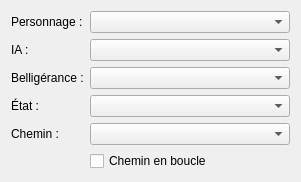
     <widget class="QWidget" name="tabMover">
      <attribute name="title">
       <string>Mover</string>
      </attribute>
      <layout class="QFormLayout" name="formLayout_5">
       <item row="0" column="0">
        <widget class="QLabel" name="label_20">
         <property name="text">
          <string>Personnage :</string>
         </property>
        </widget>
       </item>
       <item row="0" column="1">
        <widget class="QComboBox" name="moverNPC">
         <property name="maxVisibleItems">
          <number>20</number>
         </property>
        </widget>
       </item>
       <item row="1" column="0">
        <widget class="QLabel" name="label_21">
         <property name="text">
          <string>IA :</string>
         </property>
        </widget>
       </item>
       <item row="1" column="1">
        <widget class="QComboBox" name="moverAI"/>
       </item>
       <item row="2" column="0">
        <widget class="QLabel" name="label_22">
         <property name="text">
          <string>Belligérance :</string>
         </property>
        </widget>
       </item>
       <item row="2" column="1">
        <widget class="QComboBox" name="moverBelli">
         <property name="minimumSize">
          <size>
           <width>200</width>
           <height>0</height>
          </size>
         </property>
        </widget>
       </item>
       <item row="3" column="0">
        <widget class="QLabel" name="label_23">
         <property name="text">
          <string>État :</string>
         </property>
        </widget>
       </item>
       <item row="3" column="1">
        <widget class="QComboBox" name="moverAIState"/>
       </item>
       <item row="4" column="0">
        <widget class="QLabel" name="label_47">
         <property name="text">
          <string>Chemin :</string>
         </property>
        </widget>
       </item>
       <item row="4" column="1">
        <widget class="QComboBox" name="moverPatrolIndex"/>
       </item>
       <item row="5" column="1">
        <widget class="QCheckBox" name="moverPatrolCycle">
         <property name="text">
          <string>Chemin en boucle</string>
         </property>
        </widget>
       </item>
      </layout>
     </widget>
